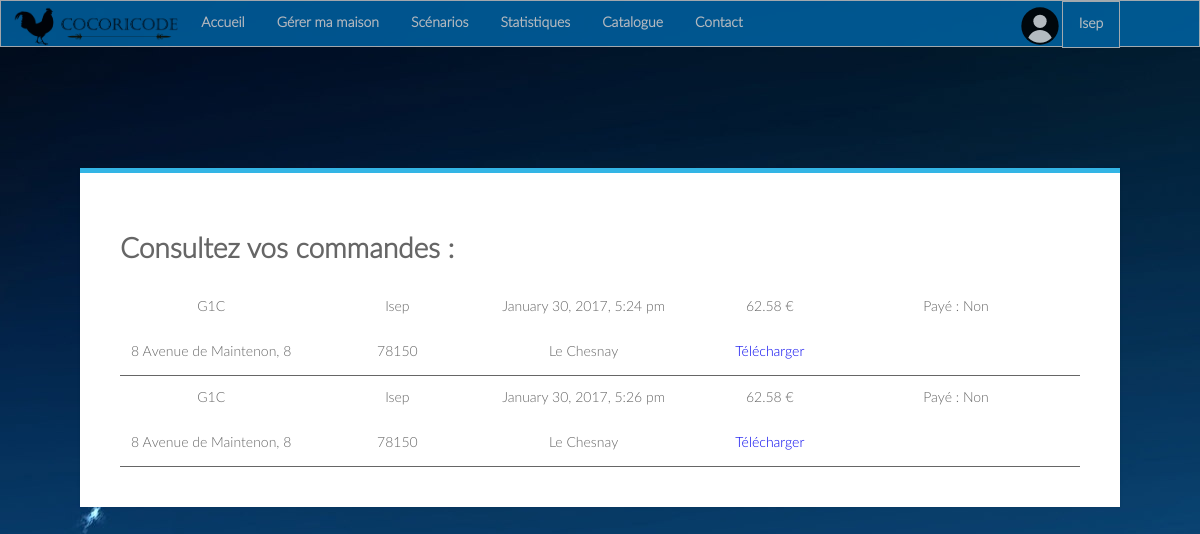
Page /index.php?page=cmdclient (signed in) on the earlier database version.
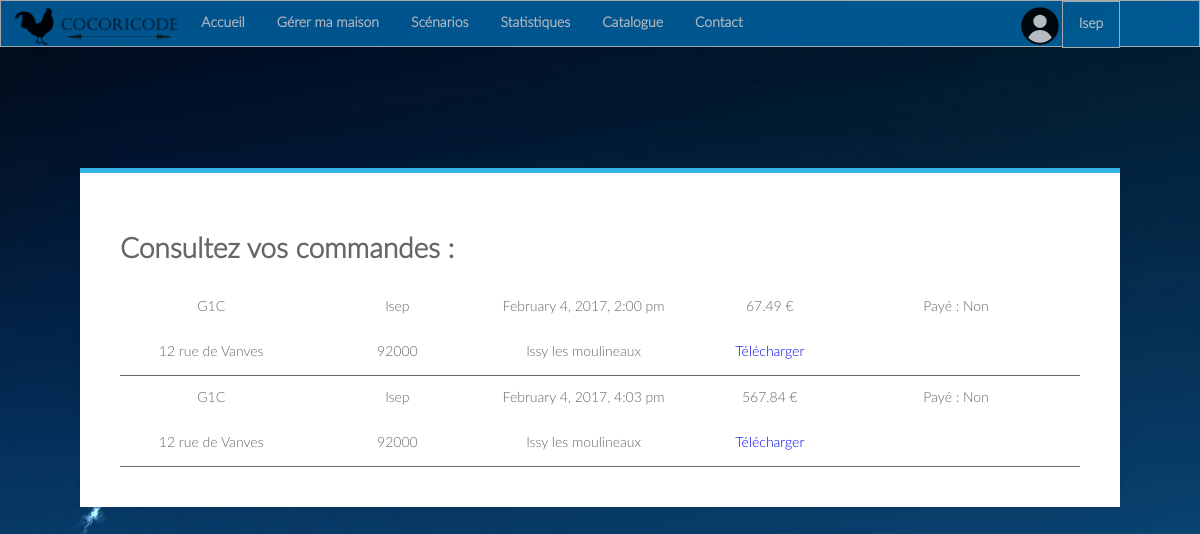
Same page on the later database version.
### tables this page shows
CREATE TABLE `Commande` (
  `Id` int(10) NOT NULL,
  `Id_Utilisateur` int(10) NOT NULL,
  `Nom` varchar(30) NOT NULL,
  `Prenom` varchar(30) NOT NULL,
  `Adresse` varchar(200) NOT NULL,
  `CodePostal` varchar(10) NOT NULL,
  `Ville` varchar(20) NOT NULL,
  `Date` varchar(50) NOT NULL,
  `Prix` varchar(10) NOT NULL,
  `Payement` varchar(10) NOT NULL
);

### Vue/gabarit.php (called while the page is built, shortened)
<?php
include('Vue/header.php');
?>

### Vue/cmdclient.php (the view, shortened to what this page needs)
<?php
include 'gabarit.php';
include 'Modele/connexion_bdd.php';
$iduser = $_SESSION['id'];
?>
<div class = "module3">
<div class="module form-block">
	<h1>Consultez vos commandes : </h1>
	<?php
		$req = $mysqli -> query("SELECT * FROM Commande WHERE Id_Utilisateur = '$iduser'");
while($don = $req->fetch_array(MYSQLI_ASSOC)){
	?>
	<div class ="commandes">
	<div class = "panier" style="cursor:pointer" onclick ='affich("<?php echo $don['Id'] ?>")'>
				<p class = "nom"><?php echo $don['Nom'] ?></p>
				<p class = "nom"><?php echo $don['Prenom'] ?></p>
				<p class = "date"><?php echo $don['Date'] ?></p>
				<p class = "prix"><?php echo $don['Prix'] ?> €</p>
				<p class = "nom">Payé : <?php echo $don['Payement'] ?></p>
				<p class = "adresse"><?php echo $don['Adresse'] ?></p>
				<p class = "codepostal"><?php echo $don['CodePostal'] ?></p>
				<p class = "ville"><?php echo $don['Ville'] ?></p>
				<p><a href="Vue/pdf.php?cmd=<?php echo $don['Id'] ?>" download="">Télécharger</a></p>
	</div>
</div>
<?php
}
	?>
</div>
</div>

### index.php (shortened to what this page needs)
<?php
require("Vue/fonctions.php");
if (isset ( $_SESSION['id'] ) && isset ( $_SESSION['mail'] )) {
	if (isset ( $_GET["page"] )) {
		switch (htmlentities ( $_GET["page"] )) {
			case "cmdclient" :
				include ("Vue/cmdclient.php");
				break;
		}
	}
}
?>

### Vue/header.php (shortened to what this page needs)
<!DOCTYPE html>
<html>
<head>
<link rel="stylesheet" href="Vue/style.css" type="text/css" />
<link rel="stylesheet" href="Vue/stylead.css" type="text/css" />
<link rel="stylesheet" href="Vue/dropit.css" type="text/css" />
</head>
<body>
	<div class="header">
		<nav class="menu">
			<ul id="menu_deroulant">
				<img src="Vue/logo3.png">
				<li><a <?php activepage("accueil")?> href="index.php?page=accueil">Accueil</a></li>
				<li><a <?php activepage("reglages")?> href="index.php?page=reglages">Gérer
						ma maison</a></li>
				<li><a <?php activepage("scenarios")?>
					href="index.php?page=scenarios">Scénarios</a></li>
				<li><a <?php activepage("stats")?> href="index.php?page=stats">Statistiques</a></li>
				<li><a <?php activepage("catalogue")?>
					href="index.php?page=catalogue">Catalogue</a></li>
				<li><a <?php activepage("contact")?> href="index.php?page=contact">Contact</a></li>
			<?php if (isset($_SESSION['id'])) {?>
			<div class="nav-right">
					<img src="Vue/user.svg" style="padding-right:5px;width=30px;height=30px;"></img>
					<div class="nav-right2">
						<ul class="dropit">
							<li class="dropit-trigger dropit-open"><a href="#"><?php echo $_SESSION['prenom']; ?></a>
								<ul class="dropit-submenu">
								</ul></li>
						</ul>
				</div>
				</div>
			<?php }?>
		</ul>
		</nav>
	</div>

### Vue/fonctions.php (shortened to what this page needs)
<?php
function activepage($requestUri)
{
	if (isset($_GET["page"])) {
		$current_file_name = htmlentities($_GET["page"]);
	}
	else {
		$current_file_name = "";
	}
	if ($current_file_name == $requestUri)
		echo 'class="active"';
}
	?>

### Vue/style.css (style rules this page uses)
body { font-family: LatoLight; margin: 0; padding: 0; background-image: url('Vue/background.jpg'); background-size: 100%; height: 100%; }
.header { padding-bottom: 0.5%; color: Blue; }
.menu { border-width: 1px; padding: 0; background-color: Snow; text-align: center; opacity: 0.7; display: inline-block; width: 100%; position: fixed; font-weight: bold; position : static; color : white; }
.header ul li { list-style-type: none; display: inline-block; }
.menu ul { list-style-type: none; margin: 0; padding: 0; overflow: hidden; border: 1px solid #e7e7e7; background-color: #0072BB; text-decoration-color: black; }
.menu li { float: left; }
.menu li a { display: block; color: #666; text-align: center; padding: 14px 16px; text-decoration: none; color: #FFFFFF; }
img { height: 40px; padding-left: 1%; padding-top: 5px; float: left; }
body { background: #e9e9e9; background-image:url(background.jpg); color: #666666; font-size: 14px; -webkit-font-smoothing: antialiased; -moz-osx-font-smoothing: grayscale; }
.nav-right { position: absolute;left: 85%; }
.nav-right2 { position: absolute;left: 93%; }
.module3 { position: relative; padding-top: 8%; width: 100%; height : 100%; margin-bottom : 100px; }
.module3 .panier { border-bottom: solid; border-width: 0.5px; }
.module3 .panier a { text-align: center; }
.module3 .panier p { display: inline-block; width: 19%; text-align: center; }
.form-block { position: relative; background: #ffffff; max-width: 80%; border-top: 5px solid #33b5e5; box-shadow: 0 0 3px rgba(0, 0, 0, 0.1); margin: 0 auto; padding: 40px; }

### Vue/stylead.css (style rules this page uses)
a:link { text-decoration: none; }

### Vue/dropit.css (style rules this page uses)
.dropit { list-style: none; padding: 0; margin: 0; }
.dropit .dropit-trigger { position: relative; }
.dropit .dropit-submenu { position: absolute; top: 100%; left: 0; z-index: 1000; display: none; min-width: 150px; list-style: none; padding: 0; margin: 0; }
.dropit .dropit-open .dropit-submenu { display: block; }

Differences in the rows shown:
removed commande: Nom "G1C", Prenom "Isep", Date "January 30, 2017, 5:24 pm", Prix "62.58", Payement "Non", Adresse "8 Avenue de Maintenon, 8", CodePostal "78150", Ville "Le Chesnay"
removed commande: Nom "G1C", Prenom "Isep", Date "January 30, 2017, 5:26 pm", Prix "62.58", Payement "Non", Adresse "8 Avenue de Maintenon, 8", CodePostal "78150", Ville "Le Chesnay"
added commande: Nom "G1C", Prenom "Isep", Date "February 4, 2017, 2:00 pm", Prix "67.49", Payement "Non", Adresse "12 rue de Vanves", CodePostal "92000", Ville "Issy les moulineaux"
added commande: Nom "G1C", Prenom "Isep", Date "February 4, 2017, 4:03 pm", Prix "567.84", Payement "Non", Adresse "12 rue de Vanves", CodePostal "92000", Ville "Issy les moulineaux"
